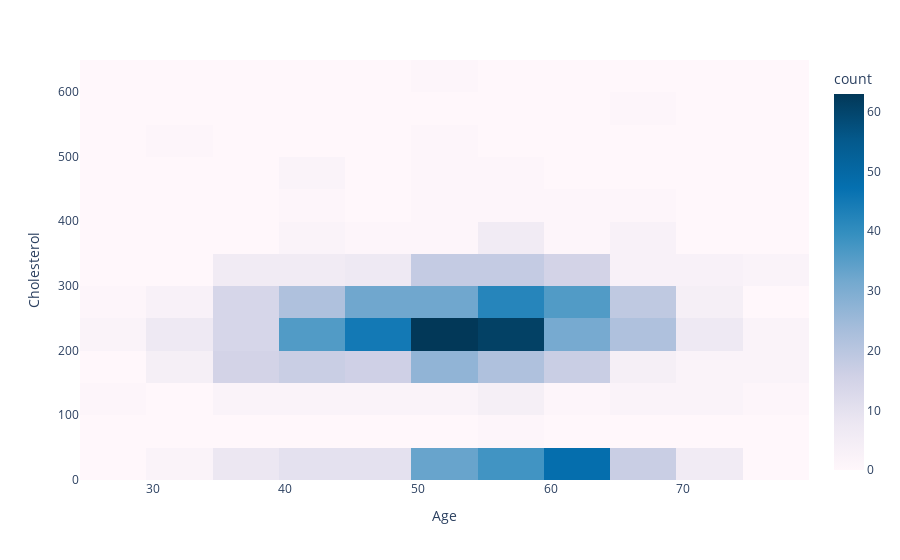

Here is the notebook cell this chart was saved with:
### Markdown cell above
#### We can see from this chart some clusters.

#### For example, there are two clusters of Patient who age between 50 and 54 years old and the other clusters of Patient who age between 55 and 59 years old. These two clusters account for about 100 patients. (which is about 10% of the total dataset)

### Code cell
fig = px.density_heatmap(data_frame = heart_df, x = "Age", y = "Cholesterol", color_continuous_scale = "PuBu")
fig.show()

### Figure 1 — Plotly figure (JSON) as saved in the notebook; plotly's stock layout.template omitted (floating-point values rounded to 4 significant figures; data arrays with more than 128 entries replaced by an {"elided": "..."} marker saying what was removed)
{"data": [{"coloraxis": "coloraxis", "hovertemplate": "Age=%{x}<br>Cholesterol=%{y}<br>count=%{z}<extra></extra>", "name": "", "type": "histogram2d", "x": {"elided": "918 int values"}, "xaxis": "x", "xbingroup": "x", "y": {"elided": "918 int values"}, "yaxis": "y", "ybingroup": "y"}], "layout": {"coloraxis": {"colorbar": {"title": {"text": "count"}}, "colorscale": [[0, "rgb(255,247,251)"], [0.125, "rgb(236,231,242)"], [0.25, "rgb(208,209,230)"], [0.375, "rgb(166,189,219)"], [0.5, "rgb(116,169,207)"], [0.625, "rgb(54,144,192)"], [0.75, "rgb(5,112,176)"], [0.875, "rgb(4,90,141)"], [1, "rgb(2,56,88)"]]}, "legend": {"tracegroupgap": 0}, "margin": {"t": 60}, "xaxis": {"anchor": "y", "domain": [0, 1], "title": {"text": "Age"}}, "yaxis": {"anchor": "x", "domain": [0, 1], "title": {"text": "Cholesterol"}}}}
